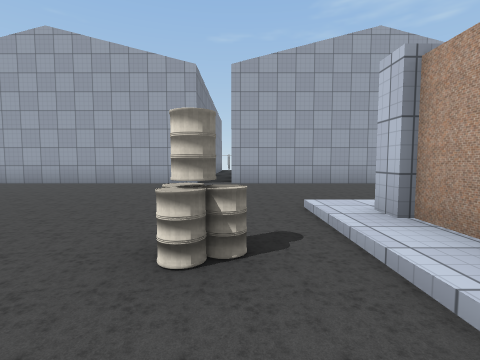
View 1 (above)

24 first-person views from a walk through a Unity game level. The camera is 1.2 m above the floor, tilts 4° down and sees 85° across. Doors are open. The floor is counted in squares, 2 m on a side. Each view is taken from the middle of a square. On the plan, view 1 faces up. The plan holds only what a view shows up to about 9 squares ahead; the rest is blank. The place goes on beyond the plan. The player is left out. Some surface patterns are stand-ins.

View 2
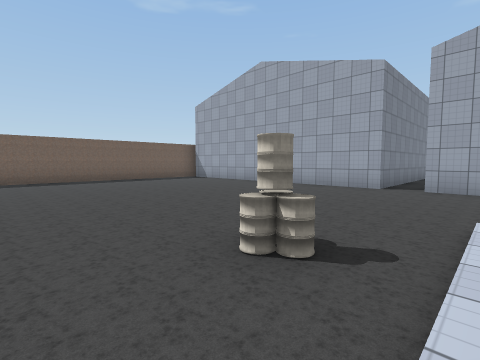

View 3
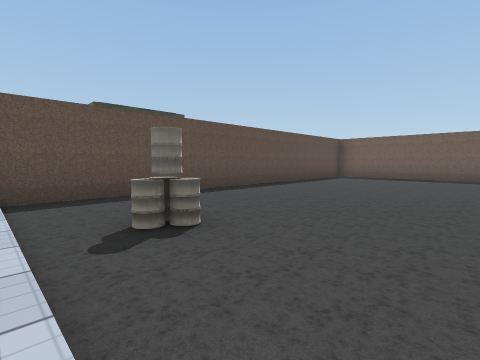

View 4
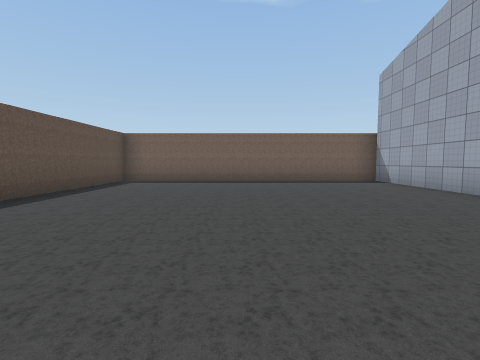

View 5
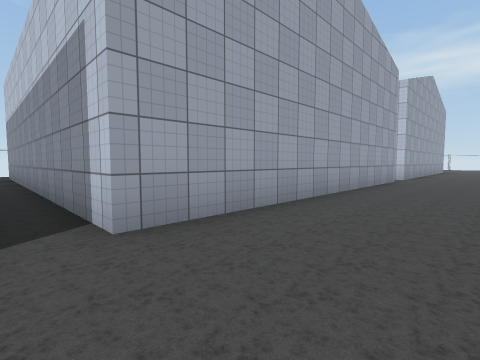

View 6
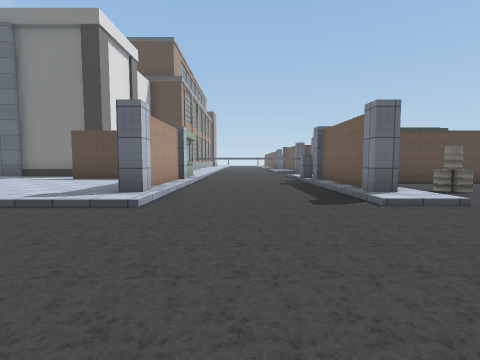

View 7
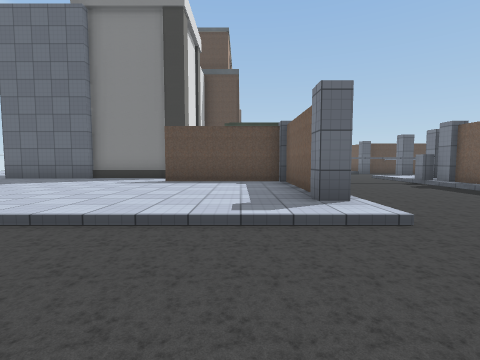

View 8
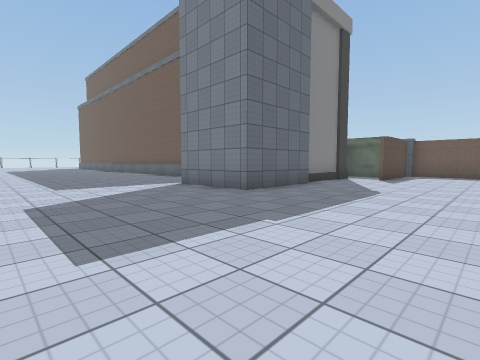

View 9
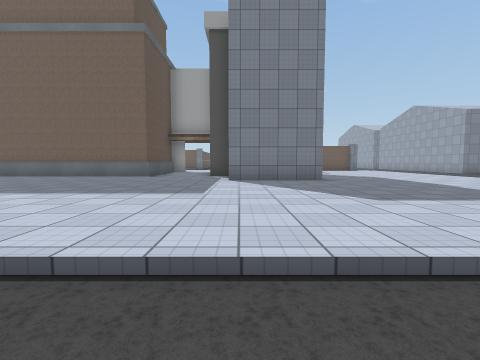

View 10
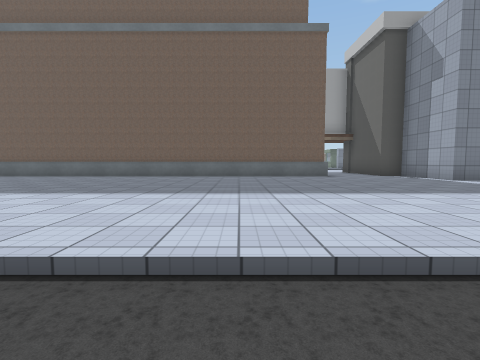

View 11
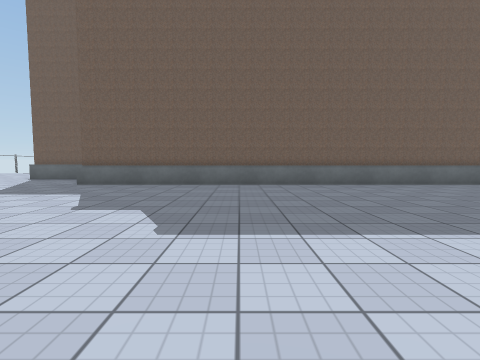

View 12
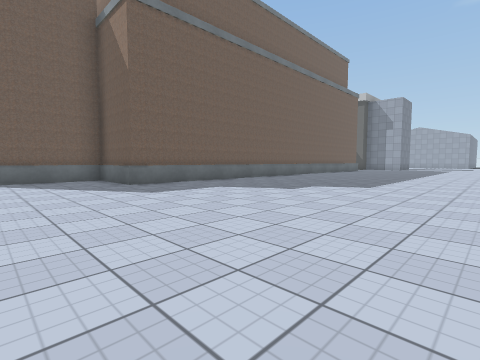

View 13
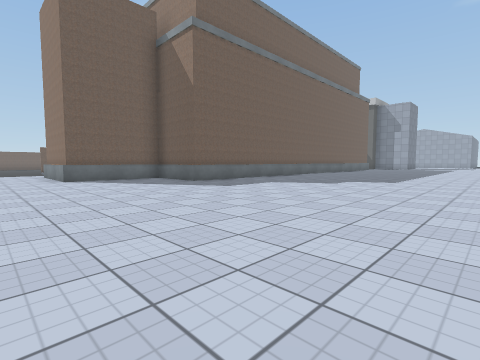

View 14
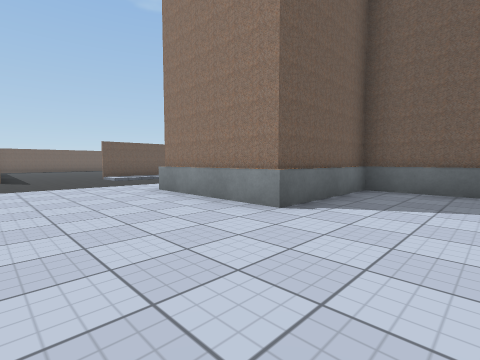

View 15
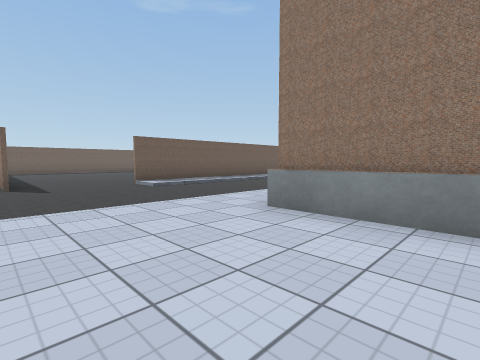

View 16
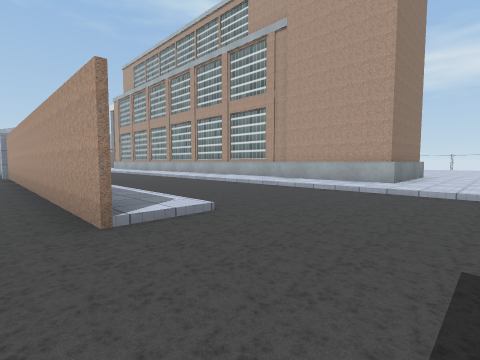

View 17
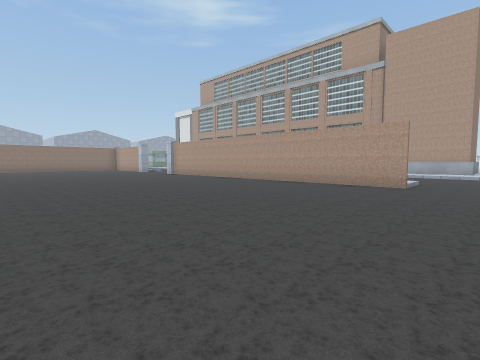

View 18
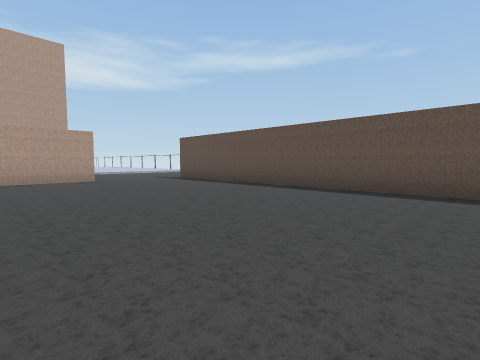

View 19
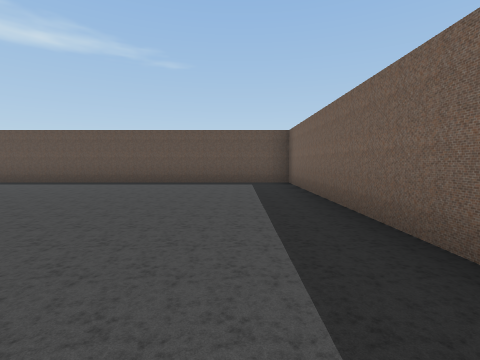

View 20
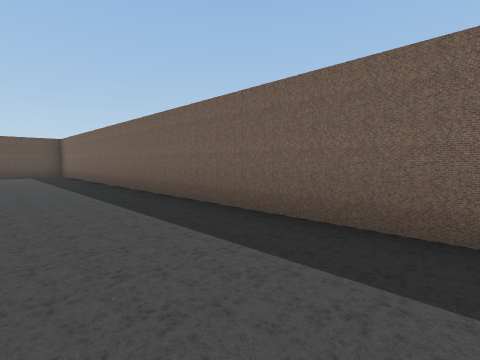

View 21
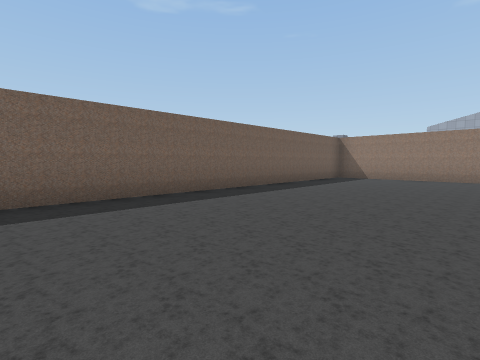

View 22
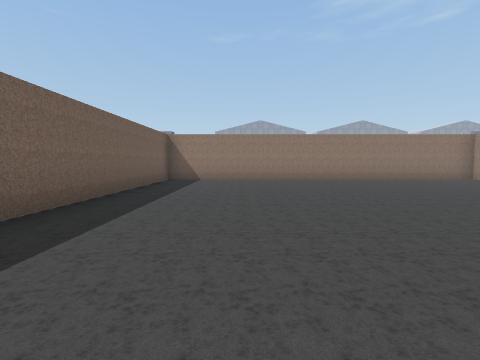

View 23
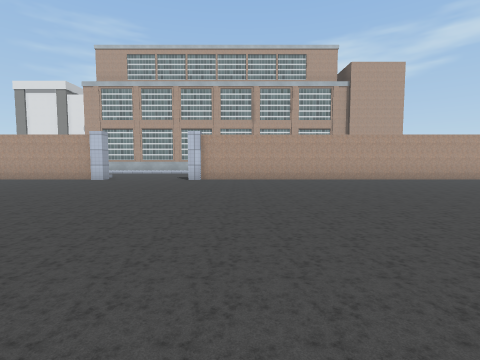

View 24
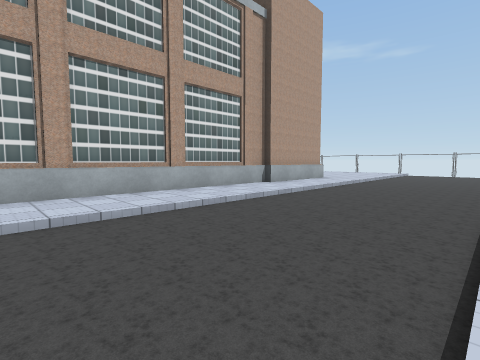

### Floor plan
Key: @ floor where view 1 was taken; # wall or solid block; . main floor; : floor 0.25 m higher than the main floor; / step, stairs or slope; D open door; = window, fence, low wall or low ledge; O other object.
Columns run from 9 left of view 1 to 21 right of it. Each row starts with its distance up from view 1.
 10        #.#
  9        #.#
  8 ########.######## ##
  7 #...................
  6 #...................
  5 #.................
  4 #..................
  3 #.........//...::::: ::
  2 #........O/#...#::::::::::::
  1 #........O/#...#::::::::::::
  0 #........@/#...#::::::::::::
 -1 ##################D:::::::::
 -2           #/...= #D#####:::::
 -3           D/.        ###:::::.
 -4                      ###:::::..
 -5                      ::::::::.
 -6                      ::::::::
 -7 ###########          #::::::
 -8 #.........#          #:::::::
 -9 #.........#          #:::::::.
-10 #.........#          #:::::::..
-11 #.........#          #:::::::.
-12 #..........          #:::::::
-13 #..........          #::::::
-14 #..........          #::::::
-15 #.........#          #::::::
-16 #.........#/...:#    #:::::::
-17 #.........#/...:#    #:::::::
-18 #.........#/...:#    #:::::::
-19 #.........#/...:#    #:::::::
-20 #.........#/...:#    #:::::::
-21 #.........#/...:#    #:::::::
-22 #.........#/...:#  ###:::::::
-23 #.........#/...:#  #:::::::::
-24 #.........#/...:#  #:::::::::
-25 #..............:####:::::::::
-26 #..............::::::::::::::
-27 #..............::::::::::::::
-28 ##########.....:::::::

Where each view was taken, in squares from view 1:
view 1: 0 up, 0 right, facing up
view 2: 0 up, 1 right, facing up-left
view 3: 4 up, 1 right, facing down-left
view 4: 3 up, 1 left, facing left
view 5: 5 up, 1 left, facing up-right
view 6: 7 up, 4 right, facing down
view 7: 6 up, 7 right, facing down
view 8: 2 up, 18 right, facing down-left
view 9: 4 down, 21 right, facing left
view 10: 10 down, 21 right, facing left
view 11: 18 down, 19 right, facing left
view 12: 25 down, 19 right, facing up-left
view 13: 27 down, 19 right, facing up-left
view 14: 28 down, 12 right, facing up-left
view 15: 28 down, 9 right, facing up-left
view 16: 27 down, 0 right, facing up-right
view 17: 26 down, 6 left, facing up-right
view 18: 22 down, 8 left, facing down-right
view 19: 20 down, 8 left, facing down
view 20: 15 down, 7 left, facing down-left
view 21: 17 down, 5 left, facing up-left
view 22: 16 down, 7 left, facing up
view 23: 16 down, 8 left, facing right
view 24: 16 down, 2 right, facing down-right
